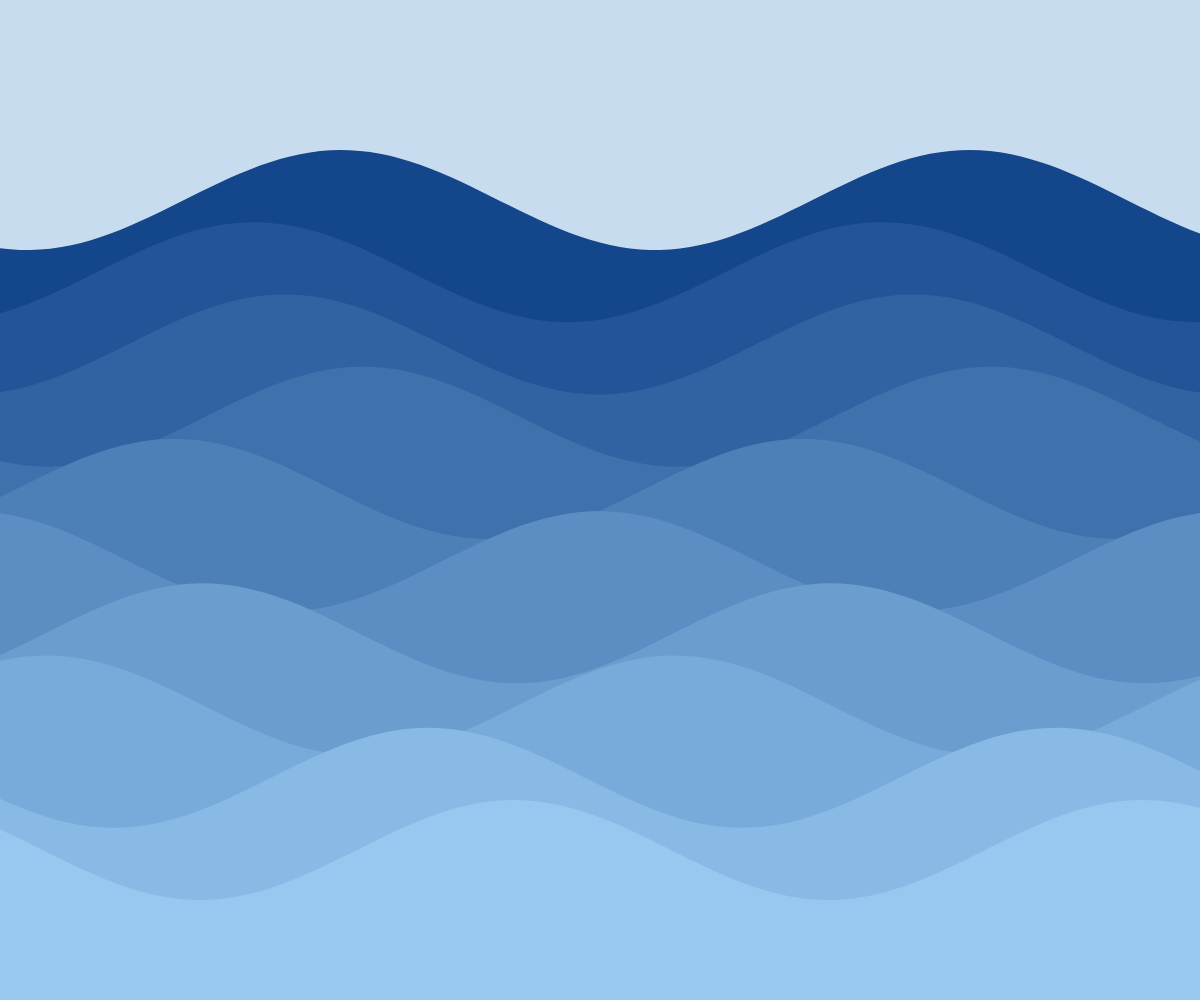
Frame 1 (no input)
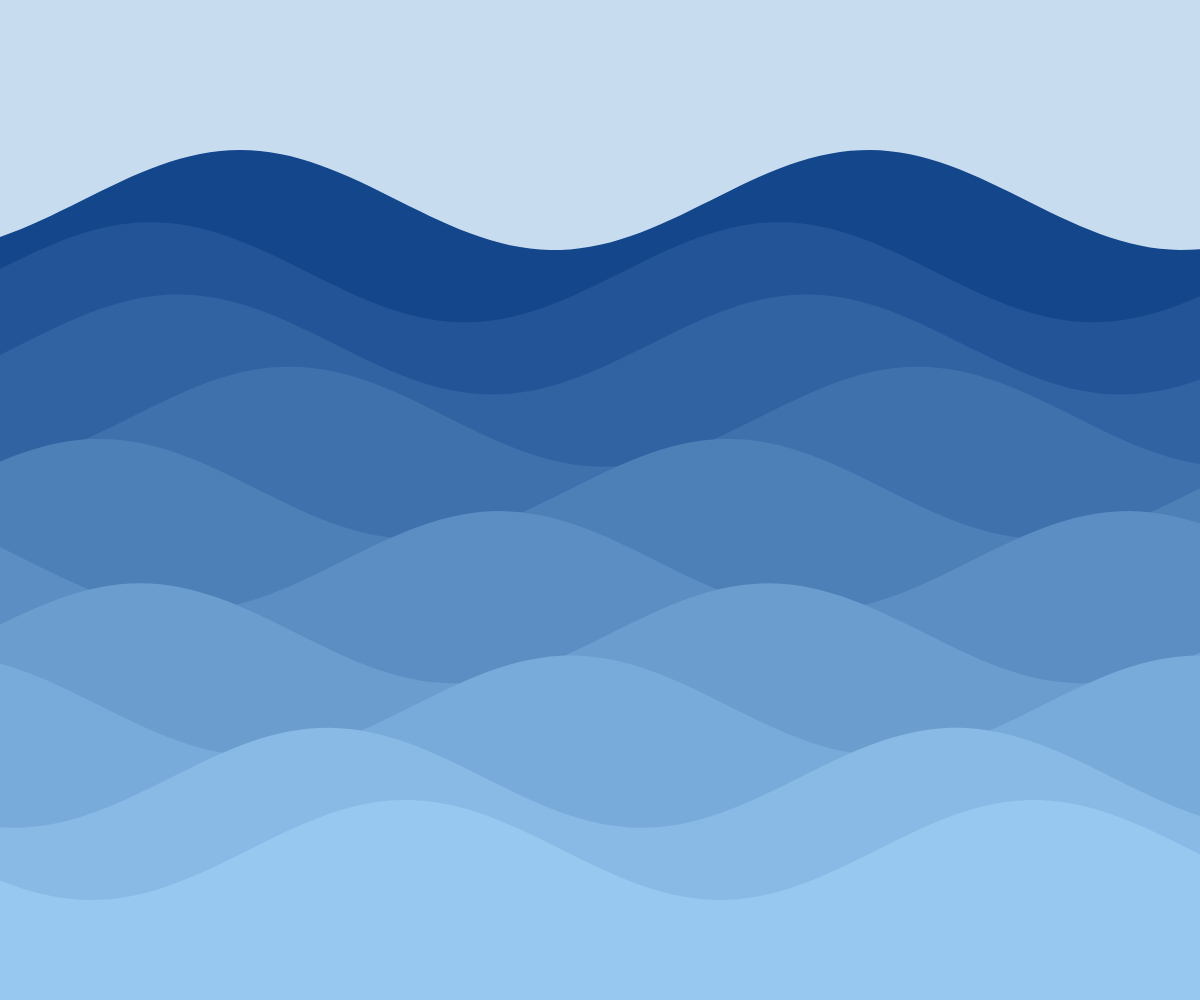
Frame 60 (no input)
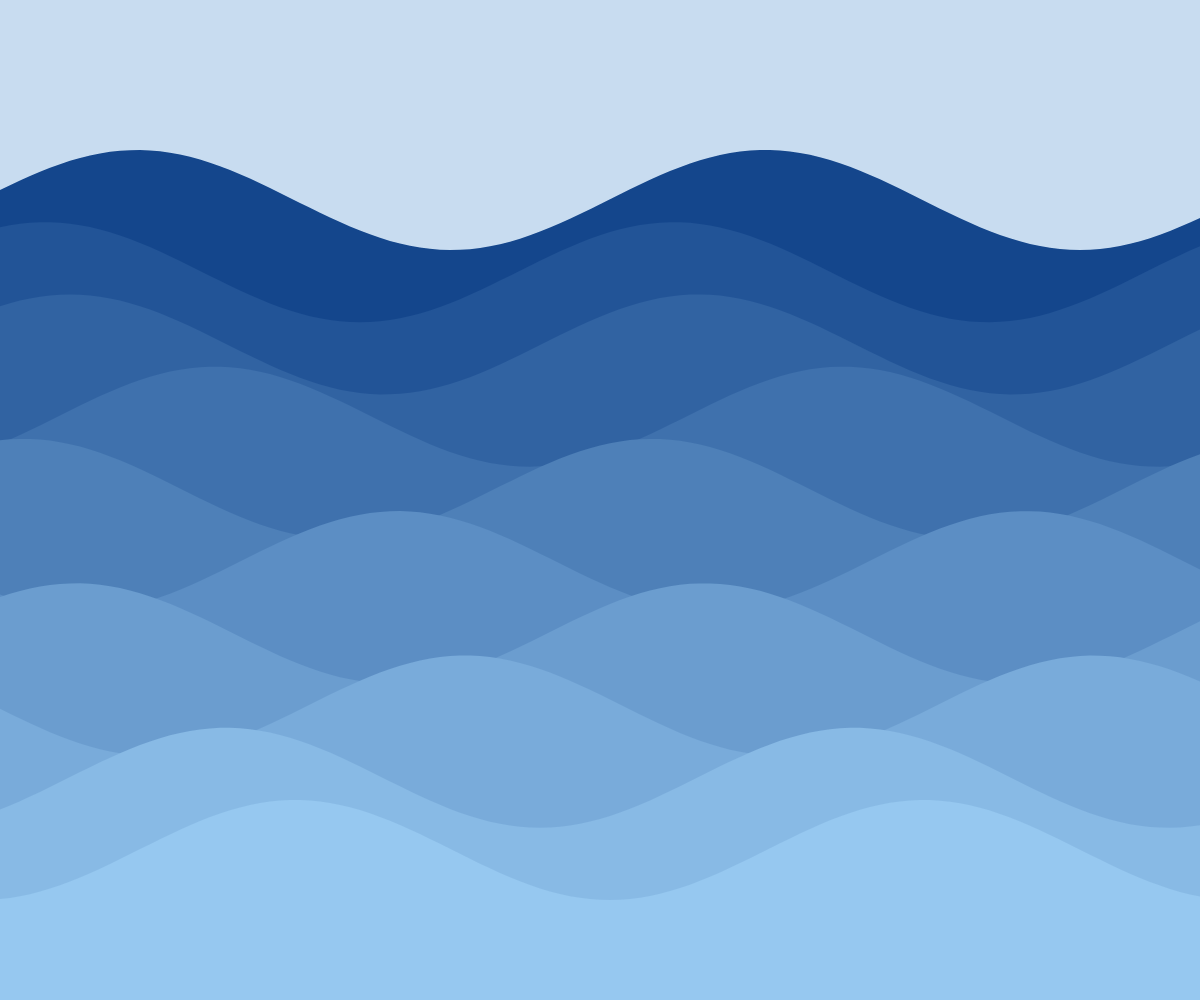
Frame 120 (the mouse pressed at the canvas centre since frame 60)

The p5.js sketch that drew these frames (run headless with seeded random() and noise() and a simulated clock; from frame 60 on, the mouse is pressed at the canvas centre):

// p5.js sketch
// ── sketch.js
/* 
Prototyping with Code
Eva Yuan | yuan.ev@northeastern.edu
Assignment 5 | Ocean Waves
*/ 

// global variables 
let t = 0; // time 
let layers = 10; // number of waves 

let amplitude = [];
let frequency = [];
let speed = [];
let phase = [];
let baseY = [];
let waveColor = [];

// runs on any sized canvas 
function setup() {
  createCanvas(windowWidth, windowHeight);
  noStroke();
  
  let waveAmplitude = height * 0.05;
  let waveFrequency = 0.01;
  
  for (let i = 0; i < layers; i++) {
    amplitude[i] = waveAmplitude;
    frequency[i] = waveFrequency;
    speed[i] = random(0.01, 0.02);
    phase[i] = random(TWO_PI);

    baseY[i] = map(i, 0, layers - 1, height * 0.2, height * 0.85);

    // gradient waves 
    waveColor[i] = lerpColor(
      color(20, 70, 140), // dark blue
      color(150, 200, 240), // light blue
      i / (layers - 1)
    );
  }
}

// creating the waves 
function draw() {
  background(200, 220, 240);
  
  for (let i = 0; i < layers; i++) {

    fill(waveColor[i]);

    beginShape();
    vertex(0, height);

    for (let x = 0; x <= width; x += 10) {
      let waveHeight =
        sin(x * frequency[i] + t * speed[i] + phase[i]) * amplitude[i];
      let y = baseY[i] + waveHeight;
      vertex(x, y);
    }
    vertex(width, height);
    endShape(CLOSE);
  }

// speed of waves 
  t += 1;
}

// resizes with browser 
function windowResized() {
  resizeCanvas(windowWidth, windowHeight);
}
